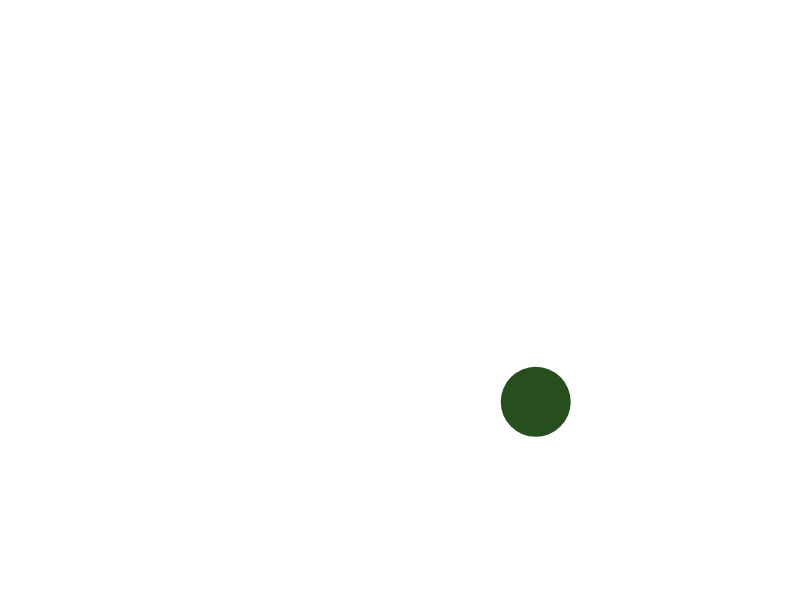
Frame 1 (no input)
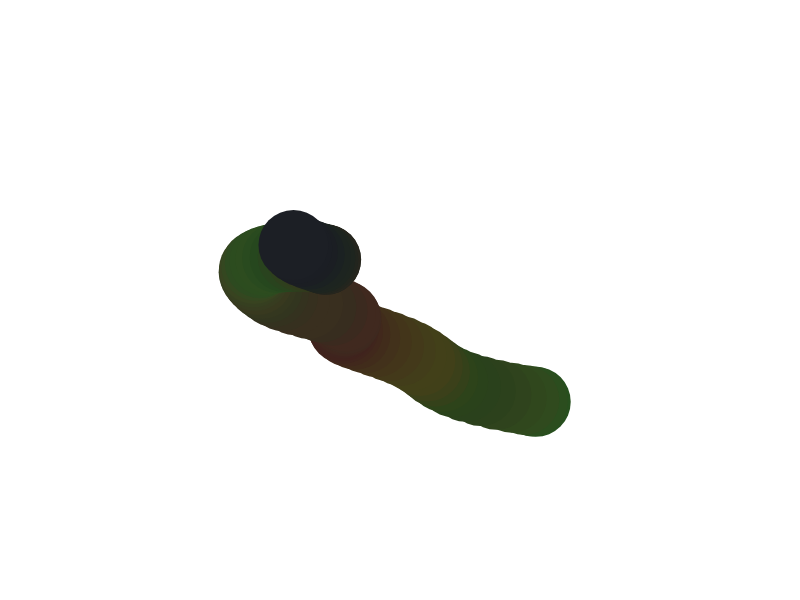
Frame 60 (no input)
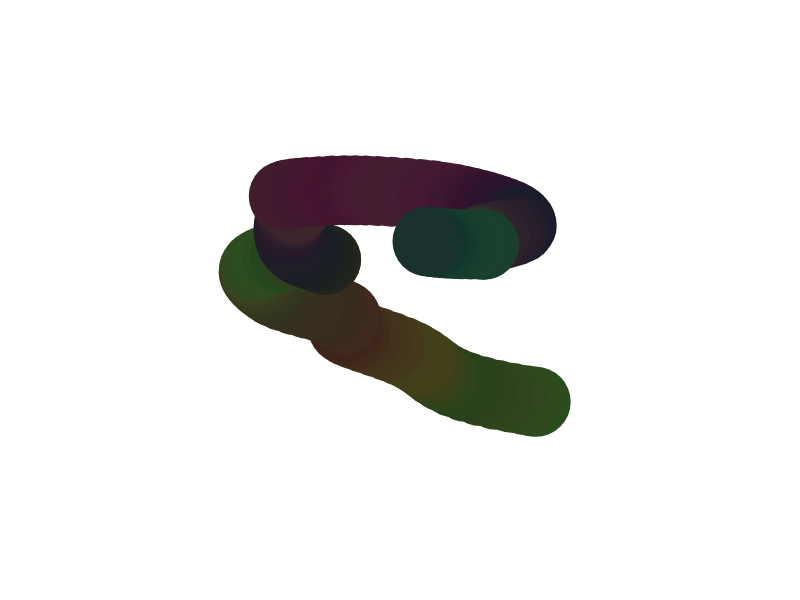
Frame 120 (the mouse pressed at the canvas centre since frame 60)

The p5.js sketch that drew these frames (run headless with seeded random() and noise() and a simulated clock; from frame 60 on, the mouse is pressed at the canvas centre):

// p5.js sketch
// ── sketch.js
var xoff = 0;
var yoff = 0;
var coff = {r: 13, g: 140, b: 200};
var force, x, y, color;

function setup() {
	createCanvas(800, 600);
	background(255);
}

function draw() {
	
	color = {
		r: noise(coff.r) * 100, 
		g: noise(coff.g) * 100, 
		b: noise(coff.b) * 100
	}	;

	x = noise(xoff) * width;
	y = noise(yoff) * height;

	noStroke();
	fill(color.r, color.g, color.b);
	ellipse(x, y, 70, 70);

	xoff += 0.02;
	yoff += 0.009;
	coff.r += 0.07;
	coff.g += 0.05;
	coff.b += 0.01;

}
